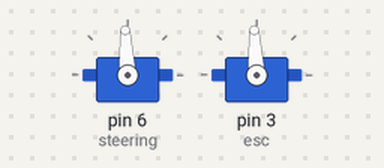
A sketch run on a simulated Arduino Uno, built with avr-gcc and run on an emulated ATmega328P. Shown: 2 × servo. At 2.0 s the program stops and its outputs stay as they are.

Above: at 2.1 s.
Timing chart, 0 to 3.5 s (numbered marks = the images above):
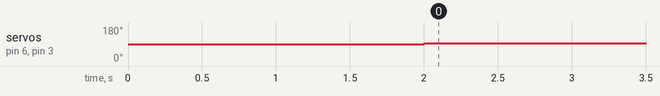

Measured:
- by itself, servo on pin 6 (steering), servo on pin 3 (esc): 90° → 93° at 2.0 s

The sketch:

ps2-drift_car_v3.5.ino
```cpp
//see changelog
//NOTE: NEEDS TESTING

#include <PS2X_lib.h>
#include <Servo.h>

#include <Arduino.h>
#include <math.h>

#include <avr/io.h>
#include <avr/interrupt.h>
#define BIT(a) (1 << (a))

PS2X ps2x; // create PS2 Controller Class
Servo steering;
Servo esc;

int LeftStick = 128;
int RightStick = 128;
int PadLeft;
int PadRight;
int pwm  ;                  //sets the steering servo to mid point i.e. straight ahead
int throttle = 1500;          // assuming that 1500 microseconds is 0 speed
int calib = 1500;
int cruise = 1500;
int a, b, x, n = 5, i = 0;


void setup_ADC();
void traction();


void setup()
{
  TCNT1=1;
 ps2x.config_gamepad(12,10,9,11, false, false);      //GamePad(clock, command, attention, data, Pressures?, Rumble?)
 steering.attach(6);
 esc.attach(3);
  Serial.begin(9600);
  cli();  // disable interrupts
  //setup_ADC();

  sei(); // enable interrupts
  delay(2000);
}

void loop()
{
   ps2x.read_gamepad();                 //reads input from ps2 controller
   LeftStick = ps2x.Analog(PSS_LX);     //left stick horizontal controls steering
   RightStick = ps2x.Analog(PSS_RY);    //right stick vertical controls speed
   PadLeft =  ps2x.Button(PSB_PAD_LEFT); // left d-pad button to
   PadRight = ps2x.Button(PSB_PAD_RIGHT);


  if (ps2x.Button(PSB_PAD_LEFT)) //decrements of 10 microseconds to adjust the steering
   calib -= 10;

  if (ps2x.Button(PSB_PAD_RIGHT)) //increments of 10 microseconds to adjust the steering
   calib += 10;

   a = calib - 200;               //a = newly calibrated "straight" position - ~35 deg to the left
   b = calib + 200;               //b = newly calibrated "straight" position + ~35 deg to the right


  if(LeftStick <=145 && LeftStick >=111)    //this serves both to create a small deadzone in the steering as well as constant straight-steering control, needs testing
      steering.writeMicroseconds(calib);                     //standard servos use 2000 as max and 1000 as min, so 1500 is the middle

   else
   {
   pwm = map(LeftStick, 255, 0, a, b); //this allows for approx. 35 deg of turnning on either side, further testing needed
   steering.writeMicroseconds(pwm);
   }

 //if (ps2x.ButtonPressed(PSB_RED))
 //{
  //traction();
  // }

if (ps2x.Button(PSB_R1))            //counts as launch control?
    {
      if (throttle <= 1740)
        {
          n++;
          x = n^2;
          throttle = 1550 + x;
          esc.writeMicroseconds(throttle);
        }

      //if (ps2x.ButtonPressed(PSB_GREEN)) //cruise control option 1
        //{
         // if(i==1) i=0;
         // else i=1;
         // while (i==1 && !ps2x.Button(PSB_L1) && !ps2x.Button(PSB_R1))
         // esc.writeMicroseconds(throttle);
        //}

        else
        esc.writeMicroseconds(1750);

    }


 else
   {
   throttle = 1500;
   n = 5;
   esc.writeMicroseconds(throttle);
   }


if (ps2x.Button(PSB_L1)) //break button
   {
    TCNT1=40000;
   }

while (cruise <= 1700 && cruise >=1300)
 {
  if (ps2x.Button(PSB_PAD_UP))
   cruise += 20;

  if (ps2x.Button(PSB_PAD_DOWN))
   cruise -= 20;

  if (ps2x.ButtonPressed(PSB_GREEN) && !ps2x.Button(PSB_R1) && !ps2x.Button(PSB_L1)) //cruise control option 2

    {
       if(i==1) i=0;
       else i=1;
       while (i==1)
       esc.writeMicroseconds(cruise);
    }

 }


delay(15);

}

ISR(TIMER1_COMPA_VECT)
{
    float to = millis();
    float dt = 0.0;
    while(dt<=200)
    {
      esc.writeMicroseconds(1350);
      dt = millis()-to;
    }

    pwm = map(LeftStick, 255, 0, a, b);
    steering.writeMicroseconds(pwm);
}
void setup_ADC()
{
  // select current ADC channel A0
  ADMUX = 0; // A0 is default

  // set ADC reference (max input voltage) to 5V (micrcontroller Vcc)
  // note: the default (0) takes the reference from the Aref pin
  ADMUX |= BIT(REFS0);

  // set ADC control and status register A
  ADCSRA = 0;

  ADCSRA |= BIT(ADEN); // ADC enable


  ADCSRA |= BIT(ADPS1) | BIT(ADPS2); // 64 prescaler
  // this gives a conversion time of 60 microseconds for one channel

//  ADCSRA |= BIT(ADPS0) | BIT(ADPS2); // 32 prescaler

//  ADCSRA |= BIT(ADPS2);
  // 16 prescaler (smaller than this are very inaccurate)

  // note: smaller prescaler values will result in faster conversion times.
  // however, at some point accuracy might be lost -- check a given
  // prescaler for known input voltages to verify accuracy
}

void traction(){
  int i,n;
  float input_A0,voltage_A0, input_A5, voltage_A5;
  unsigned long int t,t1,dt,k,sum;
  float y,r,u,kp,e,ed,u_max,u_min;
  int u_ESC;
  const float ADC_to_V = 1.0/1023.0*5;
  static float ei = 0.0, ep = 0.0;
  // use small tp value so initial T is large (-> initial ed is zero)
  static float tp = -1.0e6;
  float ki,kd,T,rd;

  // battery voltage (V) -- assume constant for now
  const float V_tacho = 5.0;
  const float V_tacho_inv = 1/V_tacho;

  int flag = 1;


  n = 100;
  sum = 0;
  for(i=0;i<n;i++) {

    ADCSRA |= BIT(ADSC); // ADC start conversion
    // BIT(ADSC) will read as 1 when a conversion is in process
    // and turn to 0 when complete

    // block / wait until ADC conversion is complete
    k = 0;
    while( ADCSRA & BIT(ADSC) ) k++;

    // read the ADC (10-bits) // 0 - 1023
    sum += ADC;

//    sum += analogRead(A0);
  }

  input_A0 = (float)sum / n; // average analog input


  ADMUX |= BIT(MUX0) | BIT(MUX2); // select channel A5
  sum = 0;
  for(i=0;i<n;i++) {

    ADCSRA |= BIT(ADSC); // ADC start conversion
    // BIT(ADSC) will read as 1 when a conversion is in process
    // and turn to 0 when complete

    // block / wait until ADC conversion is complete
    k = 0;
    while( ADCSRA & BIT(ADSC) ) k++;

    // read the ADC (10-bits) // 0 - 1023
    sum += ADC;

//    sum += analogRead(A5);
  }
  input_A5 = (float)sum / n; // average analog input


  // note that the simple division of float below takes around 40
  // us compared to around 4 us for equivalent multiplication
  // which adds a significant time to ADC conversion (112 us vs 152 us).
  // -> avoid using float division if possible
  // -> use multiplication instead of division when possible
  // -> avoid putting float division in loops
//  voltage_A0 = input_A0 / 1023.0 * 5;
  voltage_A0 = input_A0 * ADC_to_V; // this is much faster than / above
  voltage_A5 = input_A5 * ADC_to_V; // this is much faster than / above

  //reference slip r = 0.6
  r = 0.6;

  //sensor value y
  y = (voltage_A0-voltage_A5)/voltage_A0;

  //error e
  e = r - y;


  if(e>=0){
    flag = 0;
  }

  if(e<0){

    kp = 20.0;

    u = kp*e;


    u_max = 4;  // u_max <= V_bat
    u_min = -4; // u_min >= -V_bat

    // software saturation of inputs
    if( u > u_max ) u = u_max;
    if( u < u_min ) u = u_min;

    u_ESC = 1500+u*V_tacho_inv*100;
    esc.writeMicroseconds(u_ESC);
  }
}
```
